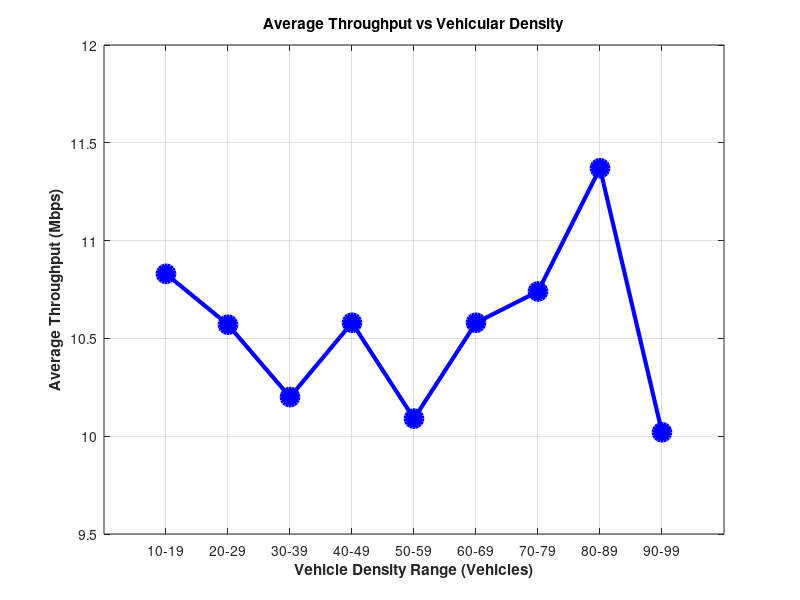

Write the MATLAB code that produced this figure.
% Average Throughput vs Vehicular Density
clc;
clear;
close all;

% Data
density = {'10-19','20-29','30-39','40-49','50-59', ...
           '60-69','70-79','80-89','90-99'};

throughput = [10.83, 10.57, 10.20, 10.58, 10.09, ...
              10.58, 10.74, 11.37, 10.02];

% Create figure
figure;

% Plot graph
plot(1:length(throughput), throughput, '-o', ...
    'Color', 'blue', ...
    'LineWidth', 3, ...
    'MarkerSize', 12, ...
    'MarkerFaceColor', 'blue');

hold on;

% Axis labels
xticks(1:length(density));
xticklabels(density);

ylim([9.5 12]);
yticks([9.5 10 10.5 11 11.5 12]);

% Titles and labels
title('Average Throughput vs Vehicular Density', ...
      'FontWeight', 'bold');

xlabel('Vehicle Density Range (Vehicles)', ...
       'FontWeight', 'bold');

ylabel('Average Throughput (Mbps)', ...
       'FontWeight', 'bold');

% Grid
grid on;

% Light gray background
set(gca, 'Color', [0.94 0.94 0.94]);

% Figure size
set(gcf, 'Position', [100 100 1000 500]);

hold off;
